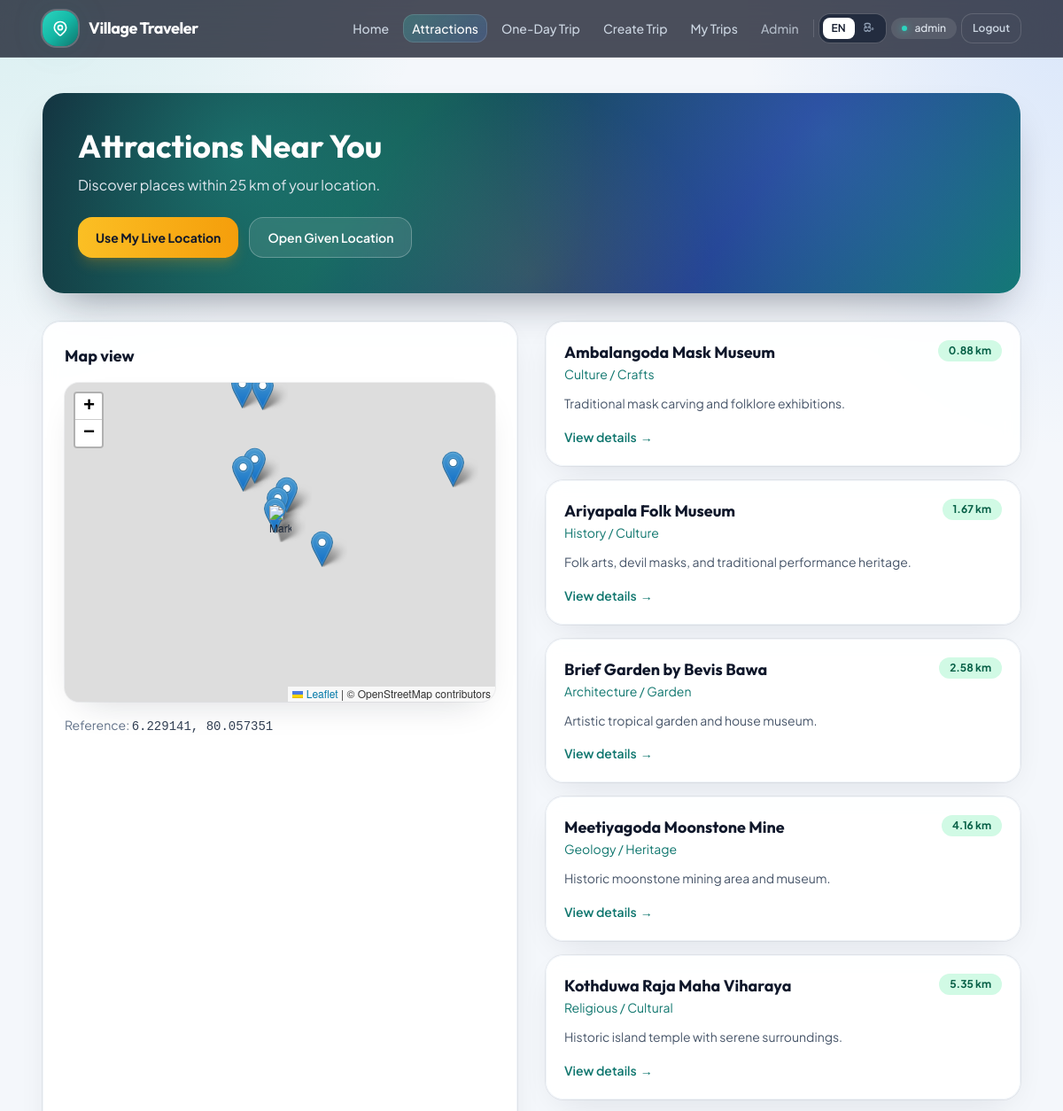
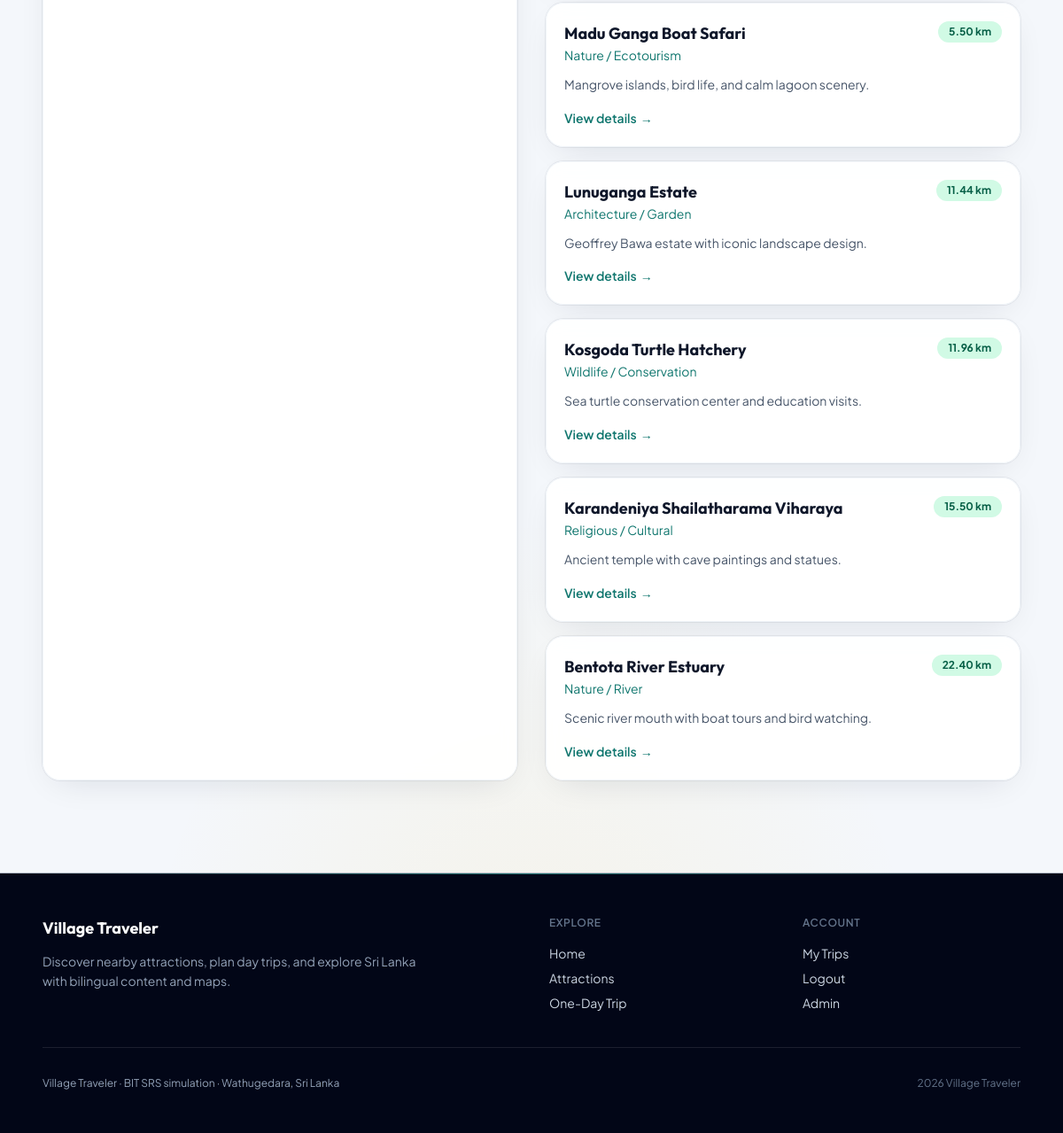
/attractions.php (signed in), run on the app's committed database (2 pictures, top to bottom).
### tables this page shows
CREATE TABLE IF NOT EXISTS attractions (
    id INT AUTO_INCREMENT PRIMARY KEY,
    category VARCHAR(80) NOT NULL,
    name_en VARCHAR(150) NOT NULL,
    name_si VARCHAR(200) NOT NULL,
    short_en VARCHAR(255) NOT NULL,
    short_si VARCHAR(255) NOT NULL,
    description_en TEXT NOT NULL,
    description_si TEXT NOT NULL,
    open_hours VARCHAR(80) DEFAULT '08:00 - 18:00',
    entry_fee_lkr DECIMAL(10,2) DEFAULT 0,
    latitude DECIMAL(10,7) NOT NULL,
    longitude DECIMAL(10,7) NOT NULL,
    image_url VARCHAR(255) DEFAULT NULL,
    is_active TINYINT(1) DEFAULT 1,
    created_at TIMESTAMP DEFAULT CURRENT_TIMESTAMP,
    updated_at TIMESTAMP DEFAULT CURRENT_TIMESTAMP ON UPDATE CURRENT_TIMESTAMP
);

### includes/functions.php (called while the page is built, shortened)
<?php
function appBaseUrl(): string
{
    return APP_BASE_URL;
}
function url(string $path = ''): string
{
    $base = rtrim(appBaseUrl(), '/');
    $path = ltrim($path, '/');
    return ($base === '' ? '' : $base) . '/' . $path;
}
function lang(): string
{
    $lang = $_GET['lang'] ?? $_SESSION['lang'] ?? 'en';
    return $lang;
}
function t(array $labels, string $lang): string
{
    return $labels[$lang] ?? $labels['en'] ?? '';
}
function currentLat(): float
{
    return isset($_GET['lat']) ? (float) $_GET['lat'] : DEFAULT_LAT;
}
function currentLng(): float
{
    return isset($_GET['lng']) ? (float) $_GET['lng'] : DEFAULT_LNG;
}
function esc(string $value): string
{
    return htmlspecialchars($value, ENT_QUOTES, 'UTF-8');
}
function distanceKm(float $lat1, float $lng1, float $lat2, float $lng2): float
{
    $earthRadius = 6371;
    $dLat = deg2rad($lat2 - $lat1);
    $dLng = deg2rad($lng2 - $lng1);
    $a = sin($dLat / 2) * sin($dLat / 2)
        + cos(deg2rad($lat1)) * cos(deg2rad($lat2))
        * sin($dLng / 2) * sin($dLng / 2);
    $c = 2 * atan2(sqrt($a), sqrt(1 - $a));
    return $earthRadius * $c;
}

### config/database.php (called while the page is built, shortened)
<?php
function db(): PDO
{
    static $pdo = null;
    $dsn = 'mysql:host=' . DB_HOST . ';port=' . (string) DB_PORT . ';dbname=' . DB_NAME . ';charset=utf8mb4';
    try {
        $pdo = new PDO($dsn, DB_USER, DB_PASS, [
            PDO::ATTR_ERRMODE => PDO::ERRMODE_EXCEPTION,
            PDO::ATTR_DEFAULT_FETCH_MODE => PDO::FETCH_ASSOC,
        ]);
    } catch (PDOException $e) {
        error_log('Village Traveler DB connection failed: ' . $e->getMessage());
        if (!headers_sent()) {
            http_response_code(503);
            header('Content-Type: text/html; charset=UTF-8');
        }
        echo '<!DOCTYPE html><html><head><meta charset="UTF-8"><title>Database error</title></head><body style="font-family:sans-serif;max-width:36rem;margin:2rem auto;padding:1rem;">'
            . '<h1>Database connection failed</h1>'
            . '<p>The site could not connect to MySQL. Common causes:</p>'
            . '<ul><li><strong>Local XAMPP:</strong> Apache/MySQL running? Port in <code>config/config.php</code> matches MySQL (often <code>3306</code>, not <code>3307</code>)?</li>'
            . '<li><strong>InfinityFree:</strong> Database name, user, and password match the control panel? SQL imported?</li>'
            . '<li><strong>Wrong environment:</strong> Local / LAN (<code>localhost</code>, <code>127.0.0.1</code>, <code>192.168.x.x</code>) uses XAMPP MySQL; your <strong>public</strong> InfinityFree URL uses remote MySQL.</li>'
            . '<li><strong>Error 1044 / Access denied … 192.168.%:</strong> You were using InfinityFree DB credentials from a LAN IP. Use <code>http://localhost/...</code> for local dev, or open the live site URL from InfinityFree.</li></ul>'
            . '<p><small>Server message (for logs): ' . htmlspecialchars($e->getMessage(), ENT_QUOTES, 'UTF-8') . '</small></p>'
            . '</body></html>';
        exit;
    }
    return $pdo;
}

### attractions.php (the view, shortened to what this page needs)
<?php
require_once __DIR__ . '/config/database.php';
require_once __DIR__ . '/includes/functions.php';
$appLang = lang();
$lat = currentLat();
$lng = currentLng();
$title = t(['en' => 'Attractions Near You', 'si' => 'Attractions Near You'], $appLang);
$stmt = db()->query('SELECT * FROM attractions WHERE is_active = 1');
$rows = $stmt->fetchAll();
$attractions = [];
foreach ($rows as $row) {
    $distance = distanceKm($lat, $lng, (float) $row['latitude'], (float) $row['longitude']);
    $row['distance_km'] = $distance;
    if ($distance <= MAX_RADIUS_KM) {
        $attractions[] = $row;
    }
}
usort($attractions, static fn(array $a, array $b): int => $a['distance_km'] <=> $b['distance_km']);
require_once __DIR__ . '/includes/header.php';
?>
<section class="hero-gradient relative mb-8 overflow-hidden rounded-3xl p-6 text-white md:p-10">
    <h1 class="font-display text-2xl font-bold md:text-4xl"><?= esc($title) ?></h1>
    <p class="mt-3 max-w-xl text-slate-200">Discover places within 25 km of your location.</p>
    <div class="mt-6 flex flex-wrap gap-3">
        <button type="button" id="use-my-location" class="inline-flex items-center rounded-2xl bg-gradient-to-r from-amber-400 to-amber-500 px-5 py-3 text-sm font-bold text-slate-900 shadow-lg shadow-amber-500/20 transition hover:from-amber-300 hover:to-amber-400">Use My Live Location</button>
        <a href="https://maps.app.goo.gl/XpPW8HxJxcbdj1Zj6" target="_blank" rel="noopener noreferrer" class="inline-flex items-center rounded-2xl border border-white/25 bg-white/10 px-5 py-3 text-sm font-semibold backdrop-blur-sm transition hover:bg-white/20">Open Given Location</a>
    </div>
</section>
<section class="grid gap-8 md:grid-cols-2">
    <div class="surface-card border border-slate-100 p-5 md:p-6">
        <h2 class="font-display text-lg font-bold text-slate-900">Map view</h2>
        <div id="map" class="mt-4"></div>
        <p class="mt-4 text-sm text-slate-500">Reference: <span class="font-mono text-slate-700"><?= esc(number_format($lat, 6)) ?>, <?= esc(number_format($lng, 6)) ?></span></p>
    </div>
    <div class="space-y-4">
        <?php foreach ($attractions as $place): ?>
            <?php
                $name = $appLang === 'si' ? $place['name_si'] : $place['name_en'];
                $short = $appLang === 'si' ? $place['short_si'] : $place['short_en'];
                $distance = number_format((float) $place['distance_km'], 2);
            ?>
            <article class="surface-card group border border-slate-100 p-5 transition hover:shadow-card">
                <div class="flex items-start justify-between gap-3">
                    <div>
                        <h3 class="font-display text-lg font-bold text-slate-900"><?= esc($name) ?></h3>
                        <p class="text-sm text-village-700"><?= esc($place['category']) ?></p>
                    </div>
                    <span class="shrink-0 rounded-full bg-emerald-100 px-3 py-1 text-xs font-bold text-emerald-800"><?= esc($distance) ?> km</span>
                </div>
                <p class="mt-3 text-sm leading-relaxed text-slate-600"><?= esc($short) ?></p>
                <a class="mt-4 inline-flex items-center gap-1 text-sm font-semibold text-village-700 transition group-hover:gap-2 hover:text-village-900" href="<?= esc(url('attraction.php')) ?>?id=<?= (int) $place['id'] ?>&lang=<?= esc($appLang) ?>&lat=<?= esc((string) $lat) ?>&lng=<?= esc((string) $lng) ?>">View details <span aria-hidden="true">→</span></a>
            </article>
        <?php endforeach; ?>
    </div>
</section>
<?php require_once __DIR__ . '/includes/footer.php'; ?>

### assets/css/app.css (style rules this page uses)
.bg-page-mesh { background-color: #f4f7fb; background-image: radial-gradient(ellipse 80% 50% at 0% -10%, rgba(20, 184, 166, 0.18), transparent 55%), radial-gradient(ellipse 60% 40% at 100% 0%, rgba(59, 130, 246, 0.14), transparent 50%), radial-gradient(ellipse 70% 50% at 50% 100%, rgba(251, 191, 36, 0.1), transparent 55%); background-attachment: fixed; }
#map { min-height: 360px; border-radius: 1rem; box-shadow: 0 0 0 1px rgba(15, 23, 42, 0.06), 0 16px 40px -20px rgba(15, 23, 42, 0.2); }
.hero-gradient { position: relative; overflow: hidden; background: linear-gradient(125deg, #0f172a 0%, #134e4a 35%, #1e3a8a 70%, #0f766e 100%); box-shadow: 0 0 0 1px rgba(255, 255, 255, 0.08), 0 24px 48px -20px rgba(15, 23, 42, 0.45); }
.hero-gradient::before { content: ""; position: absolute; inset: 0; background-image: radial-gradient(circle at 20% 30%, rgba(45, 212, 191, 0.35), transparent 45%), radial-gradient(circle at 80% 20%, rgba(96, 165, 250, 0.25), transparent 40%), radial-gradient(circle at 50% 90%, rgba(251, 191, 36, 0.12), transparent 35%); pointer-events: none; }
.hero-gradient > * { position: relative; z-index: 1; }
.surface-card { border-radius: 1.25rem; background: rgba(255, 255, 255, 0.92); box-shadow: 0 0 0 1px rgba(15, 23, 42, 0.06), 0 12px 40px -16px rgba(15, 23, 42, 0.14); backdrop-filter: blur(8px); }

### data on the page
attractions: name_en "Ambalangoda Mask Museum", category "Culture / Crafts", distance "0.88", short_en "Traditional mask carving and folklore exhibitions."
attractions: name_en "Ariyapala Folk Museum", category "History / Culture", distance "1.67", short_en "Folk arts, devil masks, and traditional performance heritage."
attractions: name_en "Brief Garden by Bevis Bawa", category "Architecture / Garden", distance "2.58", short_en "Artistic tropical garden and house museum."
attractions: name_en "Meetiyagoda Moonstone Mine", category "Geology / Heritage", distance "4.16", short_en "Historic moonstone mining area and museum."
attractions: name_en "Kothduwa Raja Maha Viharaya", category "Religious / Cultural", distance "5.35", short_en "Historic island temple with serene surroundings."
attractions: name_en "Madu Ganga Boat Safari", category "Nature / Ecotourism", distance "5.50", short_en "Mangrove islands, bird life, and calm lagoon scenery."
attractions: name_en "Lunuganga Estate", category "Architecture / Garden", distance "11.44", short_en "Geoffrey Bawa estate with iconic landscape design."
attractions: name_en "Kosgoda Turtle Hatchery", category "Wildlife / Conservation", distance "11.96", short_en "Sea turtle conservation center and education visits."
attractions: name_en "Karandeniya Shailatharama Viharaya", category "Religious / Cultural", distance "15.50", short_en "Ancient temple with cave paintings and statues."
attractions: name_en "Bentota River Estuary", category "Nature / River", distance "22.40", short_en "Scenic river mouth with boat tours and bird watching."

### other printed values
t(['en' => 'Home', 'si' => 'මුල් පිටුව'], $appLang) "Home"
t(['en' => 'Attractions', 'si' => 'ස්ථාන'], $appLang) "Attractions"
t(['en' => 'One-Day Trip', 'si' => 'එක් දින චාරිකාව'], $appLang) "One-Day Trip"
t(['en' => 'Admin', 'si' => 'පරිපාලක'], $appLang) "Admin"
$_SESSION['user_username'] "admin"
t(['en' => 'Logout', 'si' => 'ඉවත්වන්න'], $appLang) "Logout"
$title "Attractions Near You"
$lat "6.229141"
$lng "80.057351"
